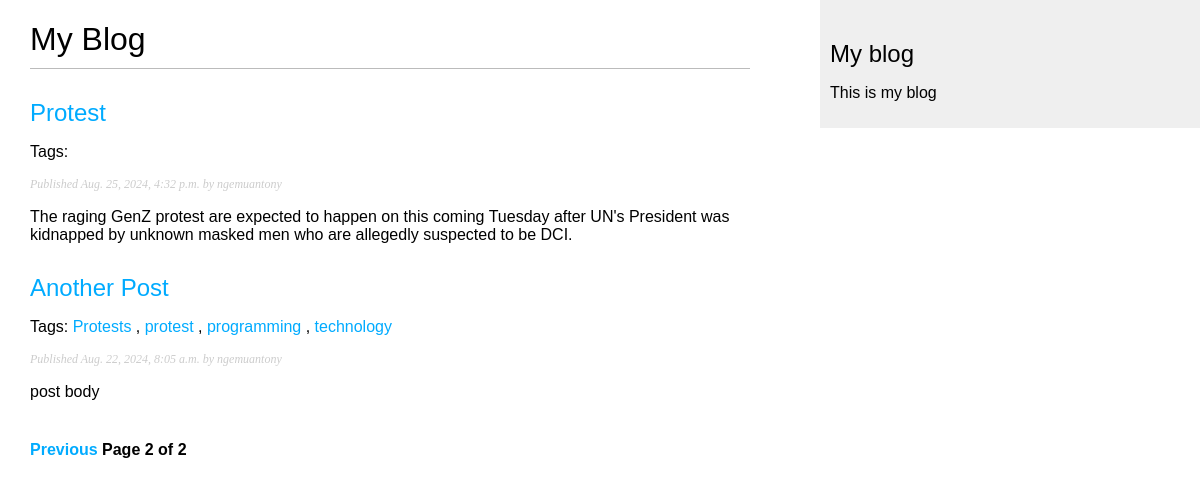
Screenshot of /blog/?page=2 with the database file from the repository.
### blog/models.py (models this page shows, shortened)
class Post(models.Model):
    class Status(models.TextChoices):
        DRAFT = 'DF', 'Draft'
        PUBLISHED = 'PB', 'Published'
    title = models.CharField(max_length=250)
    slug = models.SlugField(max_length=250, unique_for_date='publish')
    author = models.ForeignKey(
        settings.AUTH_USER_MODEL,
        on_delete=models.CASCADE,
        related_name='blog_posts'
    )
    body = models.TextField()
    publish = models.DateTimeField(default=timezone.now)
    created = models.DateTimeField(auto_now_add=True)
    updated = models.DateTimeField(auto_now=True)
    status = models.CharField(
        max_length=2,
        choices=Status.choices,
        default=Status.DRAFT
    )
    objects = models.Manager()  # The default manager.
    published = PublishedManager()  # Our custom manager.
    class Meta:
        ordering = ['-publish']
        indexes = [
            models.Index(fields=['-publish']),
        ]
    def get_absolute_url(self):
        return reverse(
            'blog:post_detail',
            args=[
                self.publish.year,
                self.publish.month,
                self.publish.day,
                self.slug
            ]
        )
    tags = TaggableManager()

### blog/views.py (the view)
# urls.py: path('', views.post_list, name='post_list'),
def post_list(request, tag_slug=None):
    posts = Post.published.all()
    tag = None
    if tag_slug:
        tag = get_object_or_404(Tag, slug=tag_slug)
        posts = posts.filter(tags__in=[tag])
    paginator = Paginator(posts, 3)
    page_number = request.GET.get('page', 1)
    try:
        page_obj = paginator.get_page(page_number)
    except PageNotAnInteger:  # Handle non-integer page numbers
        page_obj = paginator.page(1)
    except EmptyPage:
        page_obj = paginator.page(paginator.num_pages)
    return render(
        request,
        'blog/post/list.html',
        {
            'posts': page_obj,
            'tag': tag
        }
    )

### blog/models.py (called while the page is built)
    def get_queryset(self):
        return super().get_queryset().filter(status=Post.Status.PUBLISHED)

### blog/templates/blog/post/list.html (shortened to what this page needs)
{% extends 'blog/base.html' %}
{% block content %}
    <h1>My Blog</h1>
    {% for post in posts %}
        <h2>
            <a href="{{ post.get_absolute_url }}">
                {{ post.title }}
            </a>
        </h2>
        <p class="tags">Tags:
            {% for tag in post.tags.all %}
                <a href="{% url "blog:post_list_by_tag" tag.slug %}">
                    {{ tag.name }}
                </a>{% if not forloop.last %}, {% endif %}
            {% endfor %}
        </p>
        <p class="date">
            Published {{ post.publish }} by {{ post.author }}
        </p>
        {{ post.body | truncatewords:30 | linebreaks }}
    {% endfor %}
    {% include "pagination.html" with page=posts %}
{% endblock %}

### blog/templates/blog/base.html (shortened to what this page needs)
{% load static  %}
<!DOCTYPE html>
<html>
    <head>
        <link href="{% static "css/blog.css" %}" rel="stylesheet">
    </head>
    <body>
        <div id="content">
            {% block content %}
            {% endblock %}
        </div>
        <div id="sidebar">
            <h2>My blog</h2>
            <p>This is my blog</p>
        </div>
    </body>
</html>

### blog/templates/pagination.html (shortened to what this page needs)
<div class="pagination">
    <span class="step-link">
        {% if page.has_previous %}
            <a href="?page={{ page.previous_page_number }}">Previous</a>
        {% endif %}
        <span class="current">
            Page {{ page.number }} of {{ page.paginator.num_pages }}
        </span>
    </span>
</div>

### blog/static/css/blog.css (style rules this page uses)
body { margin:0; padding:0; font-family:helvetica, sans-serif; }
a { color:#00abff; text-decoration:none; }
h1 { font-weight:normal; border-bottom:1px solid #bbb; padding:0 0 10px 0; }
h2 { font-weight:normal; margin:30px 0 0; }
#content { float:left; width:60%; padding:0 0 0 30px; }
#sidebar { float:right; width:30%; padding:10px; background:#efefef; height:100%; }
p.date { color:#ccc; font-family: georgia, serif; font-size: 12px; font-style: italic; }
.pagination { margin:40px 0; font-weight:bold; }

### rows the page displays
Post: title "Protest", publish "Aug. 25, 2024, 4:32 p.m.", author "ngemuantony", body "The raging GenZ protest are expected to happen on this coming Tuesday after UN's President was kidnapped by unknown masked men who are allegedly suspected to be DCI."
Post: title "Another Post", publish "Aug. 22, 2024, 8:05 a.m.", author "ngemuantony", body "post body"
Tag: name "Protests"
Tag: name "protest"
Tag: name "programming"
Tag: name "technology"

### other values shown
{{ page.number }} "2"
{{ page.paginator.num_pages }} "2"
